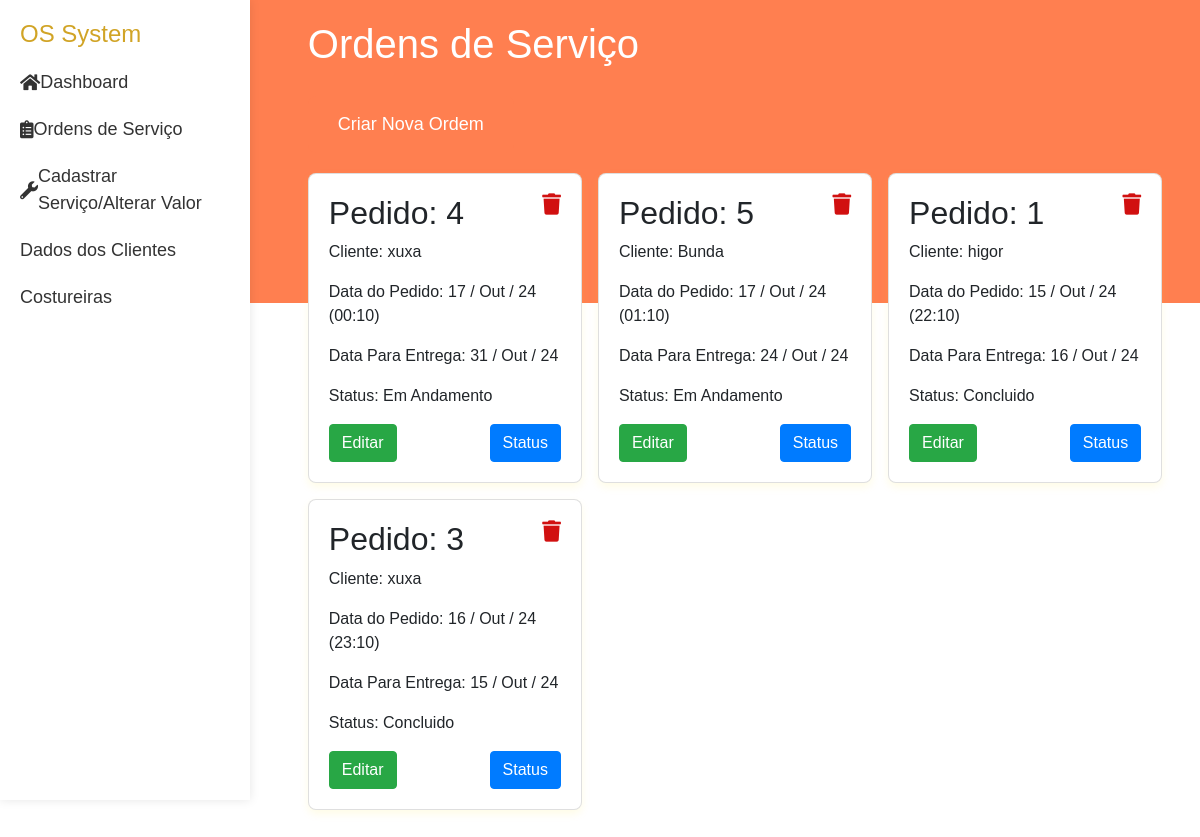
Page /ordens/ on the earlier database version.
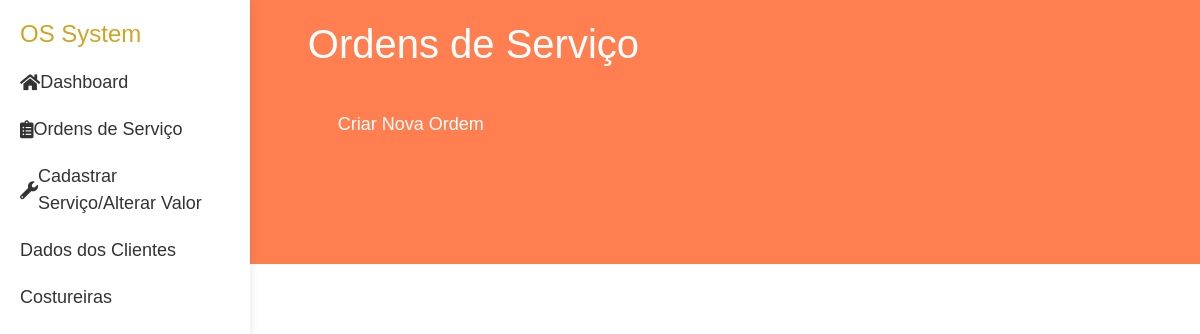
Same page on the later database version.
### ordens/models.py (models this page shows, shortened)
class Ordem(models.Model):
    cliente = models.ForeignKey(Cliente, related_name='ordens', on_delete=models.CASCADE)
    data_pedido = models.DateTimeField(auto_now_add=True)
    data_entrega = models.DateField()
    status = models.IntegerField(choices=STATUS, default=0)
    def get_delete_order(self):
        return reverse('ordens:delete_order', kwargs={'id': self.id})

### cliente/models.py (models this page shows)
class Cliente(models.Model):
    nome = models.CharField(max_length=100)
    cpf = CPFField(masked=True,blank=True, null=True)
    endereco = models.CharField(max_length=100,blank=True, null=True)
    num =  models.IntegerField(blank=True, null=True)
    cidade = models.CharField(max_length=20,blank=True, null=True)
    estado = models.CharField(max_length=30,blank=True, null=True)
    telefone = models.CharField(max_length=15,blank=True, null=True)
    def __str__(self):
        return self.nome

### ordens/views.py (the view)
# urls.py: path('ordens/', include('ordens.urls'),name='ordem_main_page'),
def ordens(request):
    orders= models.Ordem.objects.all().order_by('status')
    status_choices = models.Ordem._meta.get_field('status').choices
    return render(request, 'ordens/orders.html',{
        'orders':orders,
        'status_choices': status_choices,
        })

### ordens/templates/ordens/orders.html (shortened to what this page needs)
{% extends "layout.html" %}
{% block content %}
<h1>Ordens de Serviço</h1>
<button class="create-button" onclick="window.location.href='{% url "ordens:new_order" %}'">Criar Nova Ordem</button>
<div class="card-list">
    {% for order in orders %}
        <div class="card">
            <h2>Pedido: {{ order.id }}</h2>
            <p>Cliente: {{ order.cliente }}</p>
            <p>Data do Pedido: {{ order.data_pedido|date:'d / M / y    (H:m)' }}</p>
            <p>Data Para Entrega: {{ order.data_entrega|date:'d / M / y' }} </p>
            <p>Status: {{order.get_status_display}}</p>
            <div>
                <a  href="{{ order.get_delete_order }}" class="top-dir"
                    onclick="return confirm('Tem certeza que deseja excluir este serviço?');">
                    <i class="fa fa-light fa-trash fa-lg" style="color: #d11010;"></i>
                </a>
            </div>
                <div class='btn-card'>
                    <div>
                        {% if order.status !=  2%}
                            <a  href="{% url "ordens:edit_order" order.id %}" class="btn btn-success">
                                Editar
                            </a>
                        {% endif %}
                    </div>
                    <div>
                        <button class="btn btn-primary" onclick="openModal({{ order.id }})">Status
                        </button>
                    </div>
                </div>
        </div>
    {% endfor %}
</div>
{% endblock %}

Differences in the rows shown:
removed Ordem: id "4", cliente "xuxa", data_pedido "17 / Out / 24 (00:10)", data_entrega "31 / Out / 24", status "Em Andamento", shows "Editar"
removed Ordem: id "5", cliente "Bunda", data_pedido "17 / Out / 24 (01:10)", data_entrega "24 / Out / 24", status "Em Andamento", shows "Editar"
removed Ordem: id "1", cliente "higor", data_pedido "15 / Out / 24 (22:10)", data_entrega "16 / Out / 24", status "Concluido", shows "Editar"
removed Ordem: id "3", cliente "xuxa", data_pedido "16 / Out / 24 (23:10)", data_entrega "15 / Out / 24", status "Concluido", shows "Editar"
